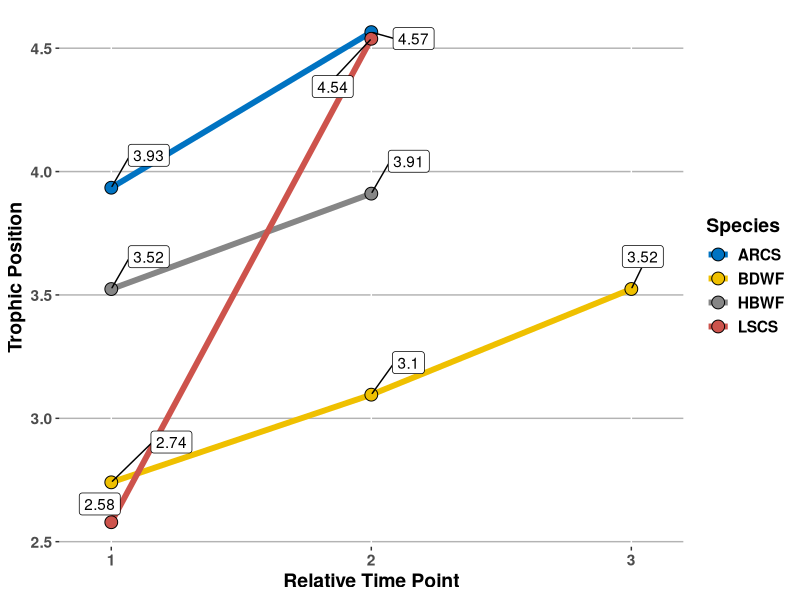

Reproduce this figure in R.
# =====================================================================
# Nitrogen amino acid compound-specific SIA from eye lenses
# Jonah Bacon
# 12 October 2022
# =====================================================================


# Load libraries ----------------------------------------------------------

library(tidyverse)
library(ggsci)
library(ggrepel)

# Load data ---------------------------------------------------------------

csia.dat <- read.csv("data/CSIA_data_1.csv", header = TRUE, skip = 1)

temp.dat1 <- filter(csia.dat, CSIA_ID != is.na(CSIA_ID))

temp.dat2 <- temp.dat1 %>% 
  group_by(CSIA_ID, Sample_ID) %>% 
  summarise(Species = unique(Species), ID = unique(ID), spp_ID = unique(spp_ID), Layer = unique(Layer), Sample_wt_mg = unique(Sample_wt_mg),
            Ala = mean(Ala, na.rm = T), Gly = mean(Gly, na.rm = T), Val = mean(Val, na.rm = T), Leu = mean(Leu, na.rm = T), iLeu = mean(iLeu, na.rm = T),
            nLeu = mean(nLeu, na.rm = T), Thr = mean(Thr, na.rm = T), Ser = mean(Ser, na.rm = T), Asp = mean(Asp, na.rm = T), Pro = mean(Pro, na.rm = T),
            Glu = mean(Glu, na.rm = T), Met = mean(Met, na.rm = T), Phe = mean(Phe, na.rm = T), Caf = mean(Caf, na.rm = T), Lys = mean(Lys, na.rm = T))

weighted.means <- temp.dat1 %>% 
  group_by(CSIA_ID, Sample_ID) %>% 
  summarise(Species = unique(Species), ID = unique(ID), spp_ID = unique(spp_ID), Layer = unique(Layer), Sample_wt_mg = unique(Sample_wt_mg),
            del.15N.Gly = sum(mean(Gly, na.rm = T)/sd(Gly, na.rm = T)) / sum(1/sd(Gly, na.rm = T)), 
            del.15N.Phe = sum(mean(Phe, na.rm = T)/sd(Phe, na.rm = T)) / sum(1/sd(Phe, na.rm = T)), 
            del.15N.Lys = sum(mean(Lys, na.rm = T)/sd(Lys, na.rm = T)) / sum(1/sd(Lys, na.rm = T)),
            del.15N.Ala = sum(mean(Ala, na.rm = T)/sd(Ala, na.rm = T)) / sum(1/sd(Ala, na.rm = T)), 
            del.15N.Leu = sum(mean(Leu, na.rm = T)/sd(Leu, na.rm = T)) / sum(1/sd(Leu, na.rm = T)), 
            del.15N.Glu = sum(mean(Glu, na.rm = T)/sd(Glu, na.rm = T)) / sum(1/sd(Glu, na.rm = T)))

beta = 3.6
TEF = 5.7

ARCS.weighted.means <- temp.dat1 %>% 
  filter(Species == "ARCS") %>% 
  group_by(CSIA_ID, Sample_ID) %>% 
  summarise(Species = unique(Species), ID = unique(ID), spp_ID = unique(spp_ID), Layer = unique(Layer), Sample_wt_mg = unique(Sample_wt_mg),
            source.nom = sum(mean(Gly, na.rm = T)/sd(Gly, na.rm = T), mean(Phe, na.rm = T)/sd(Phe, na.rm = T), mean(Lys, na.rm = T)/sd(Lys, na.rm = T)),
            trophic.nom = sum(mean(Ala, na.rm = T)/sd(Ala, na.rm = T), mean(Leu, na.rm = T)/sd(Leu, na.rm = T), mean(Glu, na.rm = T)/sd(Glu, na.rm = T)),
            source.denom = sum(1/sd(Gly, na.rm = T), 1/sd(Phe, na.rm = T), 1/sd(Lys, na.rm = T)),
            trophic.denom = sum(1/sd(Ala, na.rm = T), 1/sd(Leu, na.rm = T), 1/sd(Glu, na.rm = T)),
            source = source.nom/source.denom,
            trophic = trophic.nom/trophic.denom,
            TP = ((trophic - source - beta)/TEF) + 1)

BDWF.weighted.means <- temp.dat1 %>% 
  filter(Species == "BDWF") %>% 
  group_by(CSIA_ID, Sample_ID) %>% 
  summarise(Species = unique(Species), ID = unique(ID), spp_ID = unique(spp_ID), Layer = unique(Layer), Sample_wt_mg = unique(Sample_wt_mg),
            source.nom = sum(mean(Gly, na.rm = T)/sd(Gly, na.rm = T), mean(Phe, na.rm = T)/sd(Phe, na.rm = T), mean(Lys, na.rm = T)/sd(Lys, na.rm = T)),
            trophic.nom = sum(mean(Ala, na.rm = T)/sd(Ala, na.rm = T), mean(Leu, na.rm = T)/sd(Leu, na.rm = T), mean(Glu, na.rm = T)/sd(Glu, na.rm = T)),
            source.denom = sum(1/sd(Gly, na.rm = T), 1/sd(Phe, na.rm = T), 1/sd(Lys, na.rm = T)),
            trophic.denom = sum(1/sd(Ala, na.rm = T), 1/sd(Leu, na.rm = T), 1/sd(Glu, na.rm = T)),
            source = source.nom/source.denom,
            trophic = trophic.nom/trophic.denom,
            TP = ((trophic - source - beta)/TEF) + 1)

LSCS.weighted.means <- temp.dat1 %>% 
  filter(Species == "LSCS") %>% 
  group_by(CSIA_ID, Sample_ID) %>% 
  summarise(Species = unique(Species), ID = unique(ID), spp_ID = unique(spp_ID), Layer = unique(Layer), Sample_wt_mg = unique(Sample_wt_mg),
            source.nom = sum(mean(Phe, na.rm = T)/sd(Phe, na.rm = T), mean(Lys, na.rm = T)/sd(Lys, na.rm = T)),
            trophic.nom = sum(mean(Ala, na.rm = T)/sd(Ala, na.rm = T), mean(Leu, na.rm = T)/sd(Leu, na.rm = T), mean(Glu, na.rm = T)/sd(Glu, na.rm = T)),
            source.denom = sum(1/sd(Phe, na.rm = T), 1/sd(Lys, na.rm = T)),
            trophic.denom = sum(1/sd(Ala, na.rm = T), 1/sd(Leu, na.rm = T), 1/sd(Glu, na.rm = T)),
            source = source.nom/source.denom,
            trophic = trophic.nom/trophic.denom,
            TP = ((trophic - source - beta)/TEF) + 1)

HBWF1.weighted.means <- temp.dat1 %>% 
  filter(Species == "HBWF" & CSIA_ID == 8) %>% 
  group_by(CSIA_ID, Sample_ID) %>% 
  summarise(Species = unique(Species), ID = unique(ID), spp_ID = unique(spp_ID), Layer = unique(Layer), Sample_wt_mg = unique(Sample_wt_mg),
            source.nom = sum(mean(Gly, na.rm = T)/sd(Gly, na.rm = T), mean(Phe, na.rm = T)/sd(Phe, na.rm = T), mean(Lys, na.rm = T)/sd(Lys, na.rm = T)),
            trophic.nom = sum(mean(Ala, na.rm = T)/sd(Ala, na.rm = T), mean(Leu, na.rm = T)/sd(Leu, na.rm = T), mean(Glu, na.rm = T)/sd(Glu, na.rm = T)),
            source.denom = sum(1/sd(Gly, na.rm = T), 1/sd(Phe, na.rm = T), 1/sd(Lys, na.rm = T)),
            trophic.denom = sum(1/sd(Ala, na.rm = T), 1/sd(Leu, na.rm = T), 1/sd(Glu, na.rm = T)),
            source = source.nom/source.denom,
            trophic = trophic.nom/trophic.denom,
            TP = ((trophic - source - beta)/TEF) + 1)

HBWF2.weighted.means <- temp.dat1 %>% 
  filter(Species == "HBWF" & CSIA_ID == 10) %>% 
  group_by(CSIA_ID, Sample_ID) %>% 
  summarise(Species = unique(Species), ID = unique(ID), spp_ID = unique(spp_ID), Layer = unique(Layer), Sample_wt_mg = unique(Sample_wt_mg),
            source.nom = sum(mean(Phe, na.rm = T)/sd(Phe, na.rm = T), mean(Lys, na.rm = T)/sd(Lys, na.rm = T)),
            trophic.nom = sum(mean(Leu, na.rm = T)/sd(Leu, na.rm = T), mean(Glu, na.rm = T)/sd(Glu, na.rm = T)),
            source.denom = sum(1/sd(Phe, na.rm = T), 1/sd(Lys, na.rm = T)),
            trophic.denom = sum(1/sd(Leu, na.rm = T), 1/sd(Glu, na.rm = T)),
            source = source.nom/source.denom,
            trophic = trophic.nom/trophic.denom,
            TP = ((trophic - source - beta)/TEF) + 1)


combined.csia.weighted.means.df <- rbind(
  ARCS.weighted.means,
  LSCS.weighted.means,
  BDWF.weighted.means,
  HBWF1.weighted.means,
  HBWF2.weighted.means
)
combined.csia.weighted.means.df$tempvar <- c(2,1,2,1,3,1,2,2,1)

ggplot(combined.csia.weighted.means.df, aes(x = tempvar, y = TP, color = Species, fill = Species, label = round(TP,2))) +
  scale_color_jco() +
  scale_fill_jco() +
  geom_line(lwd = 2) +
  geom_point(pch = 21, size = 4, color = "black") +
  geom_label_repel(fill = "white", color = "black", box.padding = 1) +
  xlab("Relative Time Point") +
  ylab("Trophic Position") +
  scale_x_continuous(limits = c(0.8,3.2), breaks = seq(1,3,1), expand = c(0,0)) +
  theme(
    panel.background = element_blank(),
    panel.grid.major.y = element_line(color = "gray70"),
    text = element_text(size = 14, face = "bold")
  )
